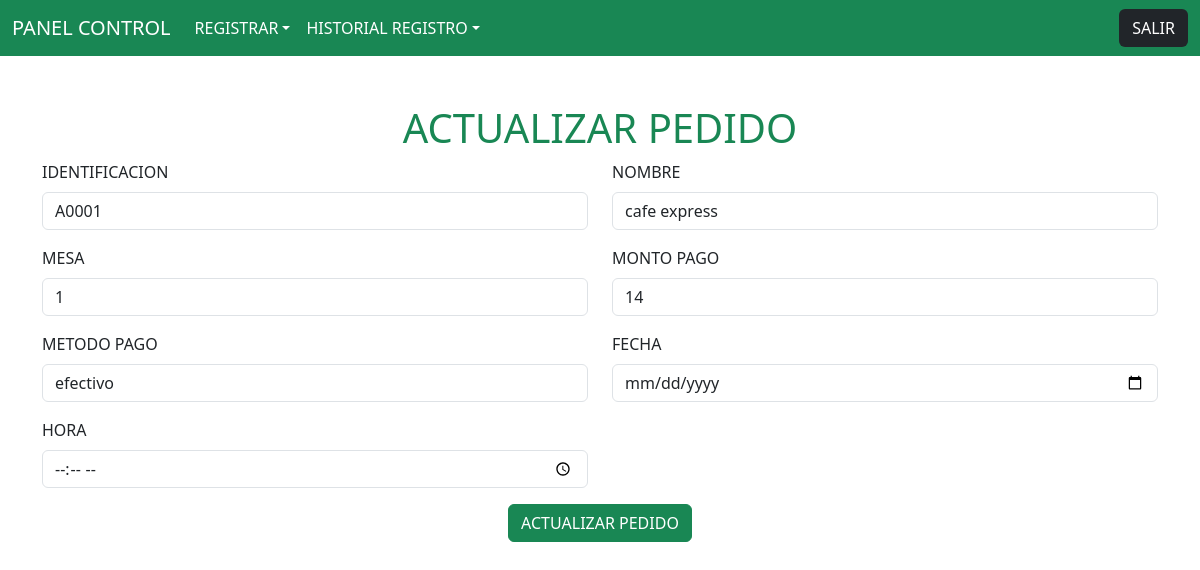
/enlace_tabla_ventas/enlace_actualizar_ventas/A0001 (signed in), run on the app's committed database.
### aplicacion/models.py (models this page shows, shortened)
class Tabla_Ven(models.Model):
    Id_Ventas = models.CharField()
    Nombre_Ventas = models.CharField()
    Mesa_Ventas = models.CharField()
    Monto_Ventas = models.CharField()
    Metodo_Ventas = models.CharField()
    Fecha_Ventas = models.DateField()
    Hora_Ventas = models.TimeField()

### aplicacion/views.py (the view)
# urls.py: path('enlace_tabla_ventas/enlace_actualizar_ventas/<Id_Ventas>' , views.enlace_actualizar_ventas),
@login_requerido
def enlace_actualizar_ventas(request , Id_Ventas):
    ventas = Tabla_Ven.objects.get(Id_Ventas = Id_Ventas)
    return render(request , 'actualizar_ventas.html' , {
        'actualizar_ventas' : ventas
    })

### aplicacion/views.py (called while the page is built)
def login_requerido(view_func):
    @wraps(view_func)
    def _wrapped_view(request, *args, **kwargs):
        if not request.session.get('usuario_logueado'):
            return redirect('/')  # Pon aquí la ruta de tu login si es distinta
        return view_func(request, *args, **kwargs)
    return _wrapped_view

### aplicacion/templates/actualizar_ventas.html
{% extends "barra_menu.html" %}
{% block contenedor %}
<div class="container my-5">
    <h1 class="text-center text-success">ACTUALIZAR PEDIDO</h1>
    <form action='/logica_actualizar_ventas/' method='POST'>{% csrf_token %}
        <div class="row">
            <div class="col-md-6 mb-3">
                <label for="identificacion" class="form-label">IDENTIFICACION</label>
                <input type="text" class="form-control" id="TxtIdentificacion" name="TxtIdentificacion" value="{{ actualizar_ventas.Id_Ventas }}">
            </div>
            <div class="col-md-6 mb-3">
                <label for="nombre" class="form-label">NOMBRE</label>
                <input type="text" class="form-control" id="TxtNombre" name="TxtNombre" value="{{ actualizar_ventas.Nombre_Ventas }}">
            </div>
        </div>
        <div class="row">
            <div class="col-md-6 mb-3">
                <label for="categoria" class="form-label">MESA</label>
                <input type="text" class="form-control" id="TxtCategoria" name="TxtCategoria" value="{{ actualizar_ventas.Mesa_Ventas }}">
            </div>
            <div class="col-md-6 mb-3">
                <label for="mesa" class="form-label">MONTO PAGO</label>
                <input type="text" class="form-control" id="TxtMesa" name="TxtMesa" value="{{ actualizar_ventas.Monto_Ventas }}">
            </div>
        </div>
        <div class="row">
            <div class="col-md-6 mb-3">
                <label for="fecha" class="form-label">METODO PAGO</label>
                <input type="text" class="form-control" id="TxtMetodo" name="TxtMetodo" value="{{ actualizar_ventas.Metodo_Ventas }}">
            </div>
            <div class="col-md-6 mb-3">
                <label for="hora" class="form-label">FECHA</label>
                <input type="date" class="form-control" id="TxtFecha" name="TxtFecha" value="{{ actualizar_ventas.Fecha_Ventas }}">
            </div>
            <div class="col-md-6 mb-3">
                <label for="hora" class="form-label">HORA</label>
                <input type="time" class="form-control" id="TxtHora" name="TxtHora" required value="{{ actualizar_ventas.Hora_Ventas }}">
            </div>
        </div>
        <div class="text-center">
            <button type="submit" class="btn btn-success">ACTUALIZAR PEDIDO</button>
        </div>
    </form>
</div>
{% endblock contenedor %}

### data on the page
Tabla_Ven: TxtIdentificacion "A0001", TxtNombre "cafe express", TxtCategoria "1", TxtMesa "14", TxtMetodo "efectivo"
